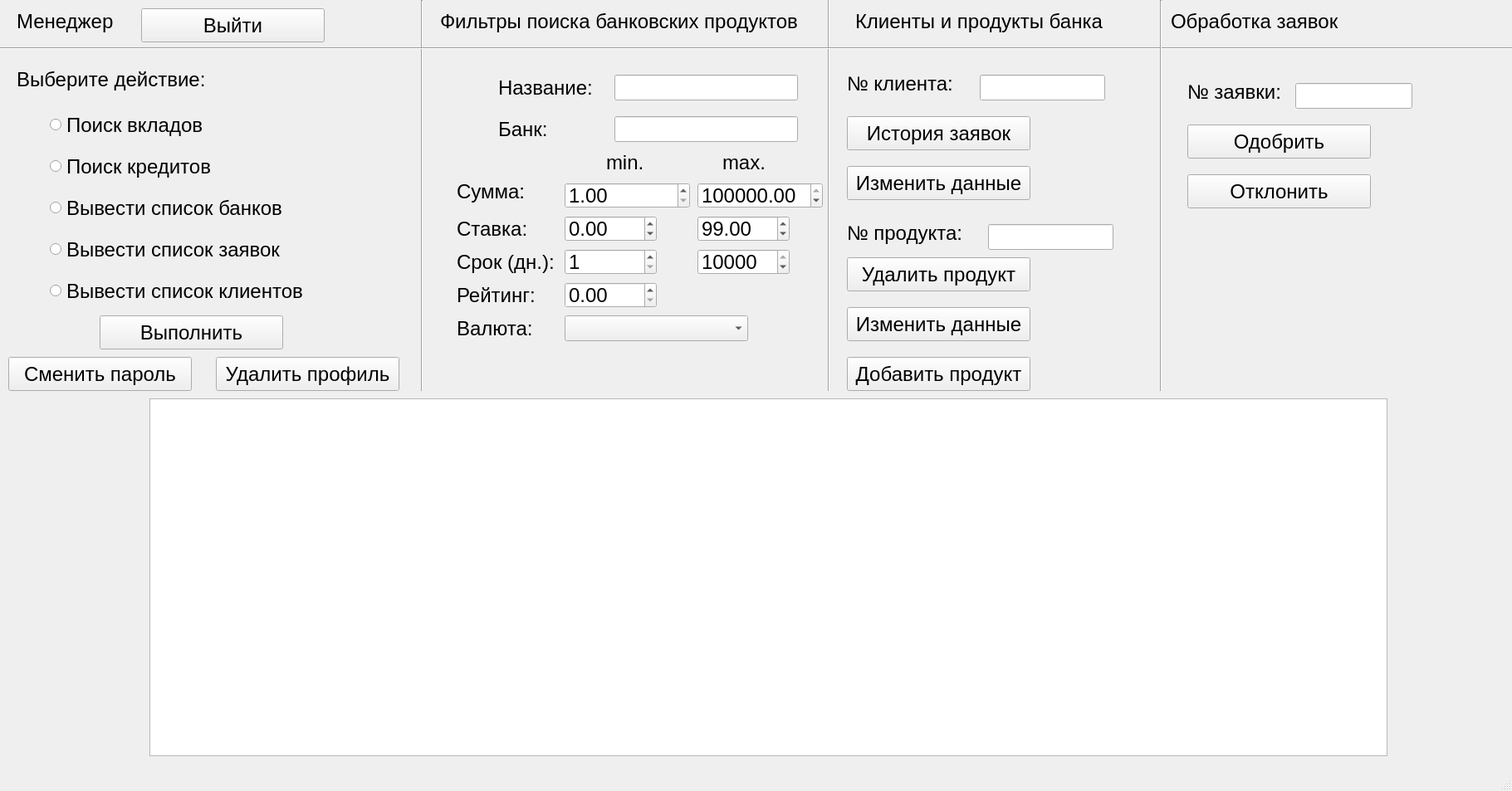
<?xml version="1.0" encoding="UTF-8"?>
<ui version="4.0">
 <class>ManagerWindow</class>
 <widget class="QMainWindow" name="ManagerWindow">
  <property name="geometry">
   <rect>
    <x>0</x>
    <y>0</y>
    <width>1821</width>
    <height>953</height>
   </rect>
  </property>
  <property name="font">
   <font>
    <pointsize>18</pointsize>
   </font>
  </property>
  <property name="windowTitle">
   <string>BankProducts Application</string>
  </property>
  <widget class="QWidget" name="centralwidget">
   <widget class="QRadioButton" name="r1">
    <property name="geometry">
     <rect>
      <x>60</x>
      <y>130</y>
      <width>281</width>
      <height>41</height>
     </rect>
    </property>
    <property name="font">
     <font>
      <pointsize>18</pointsize>
     </font>
    </property>
    <property name="text">
     <string>Поиск вкладов</string>
    </property>
   </widget>
   <widget class="QRadioButton" name="r3">
    <property name="geometry">
     <rect>
      <x>60</x>
      <y>230</y>
      <width>431</width>
      <height>41</height>
     </rect>
    </property>
    <property name="font">
     <font>
      <pointsize>18</pointsize>
     </font>
    </property>
    <property name="text">
     <string>Вывести список банков</string>
    </property>
   </widget>
   <widget class="QLabel" name="label_2">
    <property name="geometry">
     <rect>
      <x>20</x>
      <y>80</y>
      <width>251</width>
      <height>31</height>
     </rect>
    </property>
    <property name="font">
     <font>
      <pointsize>18</pointsize>
     </font>
    </property>
    <property name="text">
     <string>Выберите действие:</string>
    </property>
   </widget>
   <widget class="QPushButton" name="search">
    <property name="geometry">
     <rect>
      <x>120</x>
      <y>380</y>
      <width>221</width>
      <height>41</height>
     </rect>
    </property>
    <property name="font">
     <font>
      <pointsize>18</pointsize>
     </font>
    </property>
    <property name="text">
     <string>Выполнить</string>
    </property>
   </widget>
   <widget class="QLabel" name="label">
    <property name="geometry">
     <rect>
      <x>20</x>
      <y>0</y>
      <width>141</width>
      <height>51</height>
     </rect>
    </property>
    <property name="font">
     <font>
      <pointsize>18</pointsize>
     </font>
    </property>
    <property name="text">
     <string>Менеджер</string>
    </property>
   </widget>
   <widget class="QRadioButton" name="r2">
    <property name="geometry">
     <rect>
      <x>60</x>
      <y>180</y>
      <width>351</width>
      <height>41</height>
     </rect>
    </property>
    <property name="font">
     <font>
      <pointsize>18</pointsize>
     </font>
    </property>
    <property name="text">
     <string>Поиск кредитов</string>
    </property>
   </widget>
   <widget class="Line" name="line">
    <property name="geometry">
     <rect>
      <x>500</x>
      <y>0</y>
      <width>16</width>
      <height>471</height>
     </rect>
    </property>
    <property name="font">
     <font>
      <pointsize>18</pointsize>
     </font>
    </property>
    <property name="orientation">
     <enum>Qt::Vertical</enum>
    </property>
   </widget>
   <widget class="QTableWidget" name="tableWidget">
    <property name="geometry">
     <rect>
      <x>180</x>
      <y>480</y>
      <width>1491</width>
      <height>431</height>
     </rect>
    </property>
    <property name="font">
     <font>
      <pointsize>18</pointsize>
     </font>
    </property>
   </widget>
   <widget class="QLabel" name="label_10">
    <property name="geometry">
     <rect>
      <x>1030</x>
      <y>10</y>
      <width>361</width>
      <height>31</height>
     </rect>
    </property>
    <property name="font">
     <font>
      <pointsize>18</pointsize>
     </font>
    </property>
    <property name="text">
     <string>Клиенты и продукты банка</string>
    </property>
   </widget>
   <widget class="QLabel" name="label_3">
    <property name="geometry">
     <rect>
      <x>530</x>
      <y>-10</y>
      <width>451</width>
      <height>71</height>
     </rect>
    </property>
    <property name="font">
     <font>
      <pointsize>18</pointsize>
     </font>
    </property>
    <property name="text">
     <string>Фильтры поиска банковских продуктов</string>
    </property>
   </widget>
   <widget class="Line" name="line_3">
    <property name="geometry">
     <rect>
      <x>990</x>
      <y>-10</y>
      <width>16</width>
      <height>481</height>
     </rect>
    </property>
    <property name="font">
     <font>
      <pointsize>18</pointsize>
     </font>
    </property>
    <property name="orientation">
     <enum>Qt::Vertical</enum>
    </property>
   </widget>
   <widget class="Line" name="line_2">
    <property name="geometry">
     <rect>
      <x>0</x>
      <y>50</y>
      <width>1821</width>
      <height>16</height>
     </rect>
    </property>
    <property name="font">
     <font>
      <pointsize>18</pointsize>
     </font>
    </property>
    <property name="orientation">
     <enum>Qt::Horizontal</enum>
    </property>
   </widget>
   <widget class="QPushButton" name="exit">
    <property name="geometry">
     <rect>
      <x>170</x>
      <y>10</y>
      <width>221</width>
      <height>41</height>
     </rect>
    </property>
    <property name="font">
     <font>
      <pointsize>18</pointsize>
     </font>
    </property>
    <property name="text">
     <string>Выйти</string>
    </property>
   </widget>
   <widget class="QLineEdit" name="nameEdit">
    <property name="geometry">
     <rect>
      <x>740</x>
      <y>90</y>
      <width>221</width>
      <height>31</height>
     </rect>
    </property>
   </widget>
   <widget class="QLineEdit" name="bankEdit">
    <property name="geometry">
     <rect>
      <x>740</x>
      <y>140</y>
      <width>221</width>
      <height>31</height>
     </rect>
    </property>
   </widget>
   <widget class="QLabel" name="label_4">
    <property name="geometry">
     <rect>
      <x>730</x>
      <y>170</y>
      <width>61</width>
      <height>51</height>
     </rect>
    </property>
    <property name="font">
     <font>
      <pointsize>18</pointsize>
     </font>
    </property>
    <property name="text">
     <string>min.</string>
    </property>
   </widget>
   <widget class="QLabel" name="label_5">
    <property name="geometry">
     <rect>
      <x>870</x>
      <y>170</y>
      <width>61</width>
      <height>51</height>
     </rect>
    </property>
    <property name="font">
     <font>
      <pointsize>18</pointsize>
     </font>
    </property>
    <property name="text">
     <string>max.</string>
    </property>
   </widget>
   <widget class="QLabel" name="label_6">
    <property name="geometry">
     <rect>
      <x>550</x>
      <y>210</y>
      <width>101</width>
      <height>41</height>
     </rect>
    </property>
    <property name="font">
     <font>
      <pointsize>18</pointsize>
     </font>
    </property>
    <property name="text">
     <string>Сумма:</string>
    </property>
   </widget>
   <widget class="QLabel" name="label_7">
    <property name="geometry">
     <rect>
      <x>550</x>
      <y>260</y>
      <width>101</width>
      <height>31</height>
     </rect>
    </property>
    <property name="font">
     <font>
      <pointsize>18</pointsize>
     </font>
    </property>
    <property name="text">
     <string>Ставка:</string>
    </property>
   </widget>
   <widget class="QLabel" name="label_8">
    <property name="geometry">
     <rect>
      <x>550</x>
      <y>300</y>
      <width>121</width>
      <height>31</height>
     </rect>
    </property>
    <property name="font">
     <font>
      <pointsize>18</pointsize>
     </font>
    </property>
    <property name="text">
     <string>Срок (дн.):</string>
    </property>
   </widget>
   <widget class="QLabel" name="label_9">
    <property name="geometry">
     <rect>
      <x>550</x>
      <y>340</y>
      <width>101</width>
      <height>31</height>
     </rect>
    </property>
    <property name="font">
     <font>
      <pointsize>18</pointsize>
     </font>
    </property>
    <property name="text">
     <string>Рейтинг:</string>
    </property>
   </widget>
   <widget class="QLabel" name="label_11">
    <property name="geometry">
     <rect>
      <x>600</x>
      <y>90</y>
      <width>131</width>
      <height>31</height>
     </rect>
    </property>
    <property name="font">
     <font>
      <pointsize>18</pointsize>
     </font>
    </property>
    <property name="text">
     <string>Название:</string>
    </property>
   </widget>
   <widget class="QLabel" name="label_12">
    <property name="geometry">
     <rect>
      <x>600</x>
      <y>140</y>
      <width>101</width>
      <height>31</height>
     </rect>
    </property>
    <property name="font">
     <font>
      <pointsize>18</pointsize>
     </font>
    </property>
    <property name="text">
     <string>Банк:</string>
    </property>
   </widget>
   <widget class="QDoubleSpinBox" name="min_sum">
    <property name="geometry">
     <rect>
      <x>680</x>
      <y>220</y>
      <width>151</width>
      <height>31</height>
     </rect>
    </property>
    <property name="minimum">
     <double>1.000000000000000</double>
    </property>
    <property name="maximum">
     <double>100000000.000000000000000</double>
    </property>
    <property name="singleStep">
     <double>10000.000000000000000</double>
    </property>
    <property name="value">
     <double>1.000000000000000</double>
    </property>
   </widget>
   <widget class="QDoubleSpinBox" name="max_sum">
    <property name="geometry">
     <rect>
      <x>840</x>
      <y>220</y>
      <width>151</width>
      <height>31</height>
     </rect>
    </property>
    <property name="minimum">
     <double>1.000000000000000</double>
    </property>
    <property name="maximum">
     <double>100000000.000000000000000</double>
    </property>
    <property name="singleStep">
     <double>10000.000000000000000</double>
    </property>
    <property name="value">
     <double>100000000.000000000000000</double>
    </property>
   </widget>
   <widget class="QDoubleSpinBox" name="min_rate">
    <property name="geometry">
     <rect>
      <x>680</x>
      <y>260</y>
      <width>111</width>
      <height>31</height>
     </rect>
    </property>
    <property name="minimum">
     <double>-99.989999999999995</double>
    </property>
   </widget>
   <widget class="QDoubleSpinBox" name="max_rate">
    <property name="geometry">
     <rect>
      <x>840</x>
      <y>260</y>
      <width>111</width>
      <height>31</height>
     </rect>
    </property>
    <property name="minimum">
     <double>-99.989999999999995</double>
    </property>
    <property name="value">
     <double>99.000000000000000</double>
    </property>
   </widget>
   <widget class="QSpinBox" name="min_time">
    <property name="geometry">
     <rect>
      <x>680</x>
      <y>300</y>
      <width>111</width>
      <height>31</height>
     </rect>
    </property>
    <property name="minimum">
     <number>1</number>
    </property>
    <property name="maximum">
     <number>10000</number>
    </property>
    <property name="singleStep">
     <number>10</number>
    </property>
   </widget>
   <widget class="QSpinBox" name="max_time">
    <property name="geometry">
     <rect>
      <x>840</x>
      <y>300</y>
      <width>111</width>
      <height>31</height>
     </rect>
    </property>
    <property name="minimum">
     <number>1</number>
    </property>
    <property name="maximum">
     <number>10000</number>
    </property>
    <property name="singleStep">
     <number>10</number>
    </property>
    <property name="value">
     <number>10000</number>
    </property>
   </widget>
   <widget class="QDoubleSpinBox" name="min_rating">
    <property name="geometry">
     <rect>
      <x>680</x>
      <y>340</y>
      <width>111</width>
      <height>31</height>
     </rect>
    </property>
    <property name="maximum">
     <double>5.000000000000000</double>
    </property>
    <property name="singleStep">
     <double>1.000000000000000</double>
    </property>
   </widget>
   <widget class="Line" name="line_4">
    <property name="geometry">
     <rect>
      <x>1390</x>
      <y>0</y>
      <width>16</width>
      <height>471</height>
     </rect>
    </property>
    <property name="font">
     <font>
      <pointsize>18</pointsize>
     </font>
    </property>
    <property name="orientation">
     <enum>Qt::Vertical</enum>
    </property>
   </widget>
   <widget class="QLabel" name="label_13">
    <property name="geometry">
     <rect>
      <x>1410</x>
      <y>10</y>
      <width>421</width>
      <height>31</height>
     </rect>
    </property>
    <property name="font">
     <font>
      <pointsize>18</pointsize>
     </font>
    </property>
    <property name="text">
     <string>Обработка заявок</string>
    </property>
   </widget>
   <widget class="QRadioButton" name="r4">
    <property name="geometry">
     <rect>
      <x>60</x>
      <y>280</y>
      <width>431</width>
      <height>41</height>
     </rect>
    </property>
    <property name="font">
     <font>
      <pointsize>18</pointsize>
     </font>
    </property>
    <property name="text">
     <string>Вывести список заявок</string>
    </property>
   </widget>
   <widget class="QLabel" name="label_14">
    <property name="geometry">
     <rect>
      <x>1020</x>
      <y>80</y>
      <width>151</width>
      <height>41</height>
     </rect>
    </property>
    <property name="font">
     <font>
      <pointsize>18</pointsize>
     </font>
    </property>
    <property name="text">
     <string>№ клиента:</string>
    </property>
   </widget>
   <widget class="QLineEdit" name="cl_num">
    <property name="geometry">
     <rect>
      <x>1180</x>
      <y>90</y>
      <width>151</width>
      <height>31</height>
     </rect>
    </property>
    <property name="inputMask">
     <string>0000000</string>
    </property>
   </widget>
   <widget class="QLabel" name="label_17">
    <property name="geometry">
     <rect>
      <x>1430</x>
      <y>90</y>
      <width>151</width>
      <height>41</height>
     </rect>
    </property>
    <property name="font">
     <font>
      <pointsize>18</pointsize>
     </font>
    </property>
    <property name="text">
     <string>№ заявки:</string>
    </property>
   </widget>
   <widget class="QLineEdit" name="num_req">
    <property name="geometry">
     <rect>
      <x>1560</x>
      <y>100</y>
      <width>141</width>
      <height>31</height>
     </rect>
    </property>
    <property name="inputMask">
     <string>0000000</string>
    </property>
   </widget>
   <widget class="QPushButton" name="cl_history">
    <property name="geometry">
     <rect>
      <x>1020</x>
      <y>140</y>
      <width>221</width>
      <height>41</height>
     </rect>
    </property>
    <property name="font">
     <font>
      <pointsize>18</pointsize>
     </font>
    </property>
    <property name="text">
     <string>История заявок</string>
    </property>
   </widget>
   <widget class="QPushButton" name="approve">
    <property name="geometry">
     <rect>
      <x>1430</x>
      <y>150</y>
      <width>221</width>
      <height>41</height>
     </rect>
    </property>
    <property name="font">
     <font>
      <pointsize>18</pointsize>
     </font>
    </property>
    <property name="text">
     <string>Одобрить</string>
    </property>
   </widget>
   <widget class="QPushButton" name="update_password">
    <property name="geometry">
     <rect>
      <x>10</x>
      <y>430</y>
      <width>221</width>
      <height>41</height>
     </rect>
    </property>
    <property name="font">
     <font>
      <pointsize>18</pointsize>
     </font>
    </property>
    <property name="text">
     <string>Сменить пароль</string>
    </property>
   </widget>
   <widget class="QPushButton" name="delete_manager">
    <property name="geometry">
     <rect>
      <x>260</x>
      <y>430</y>
      <width>221</width>
      <height>41</height>
     </rect>
    </property>
    <property name="font">
     <font>
      <pointsize>18</pointsize>
     </font>
    </property>
    <property name="text">
     <string>Удалить профиль</string>
    </property>
   </widget>
   <widget class="QRadioButton" name="r5">
    <property name="geometry">
     <rect>
      <x>60</x>
      <y>330</y>
      <width>431</width>
      <height>41</height>
     </rect>
    </property>
    <property name="font">
     <font>
      <pointsize>18</pointsize>
     </font>
    </property>
    <property name="text">
     <string>Вывести список клиентов</string>
    </property>
   </widget>
   <widget class="QPushButton" name="cl_update">
    <property name="geometry">
     <rect>
      <x>1020</x>
      <y>200</y>
      <width>221</width>
      <height>41</height>
     </rect>
    </property>
    <property name="font">
     <font>
      <pointsize>18</pointsize>
     </font>
    </property>
    <property name="text">
     <string>Изменить данные</string>
    </property>
   </widget>
   <widget class="QLineEdit" name="prod_num">
    <property name="geometry">
     <rect>
      <x>1190</x>
      <y>270</y>
      <width>151</width>
      <height>31</height>
     </rect>
    </property>
    <property name="inputMask">
     <string>0000000</string>
    </property>
    <property name="text">
     <string/>
    </property>
   </widget>
   <widget class="QLabel" name="label_15">
    <property name="geometry">
     <rect>
      <x>1020</x>
      <y>260</y>
      <width>151</width>
      <height>41</height>
     </rect>
    </property>
    <property name="font">
     <font>
      <pointsize>18</pointsize>
     </font>
    </property>
    <property name="text">
     <string>№ продукта:</string>
    </property>
   </widget>
   <widget class="QPushButton" name="update_product">
    <property name="geometry">
     <rect>
      <x>1020</x>
      <y>370</y>
      <width>221</width>
      <height>41</height>
     </rect>
    </property>
    <property name="font">
     <font>
      <pointsize>18</pointsize>
     </font>
    </property>
    <property name="text">
     <string>Изменить данные</string>
    </property>
   </widget>
   <widget class="QPushButton" name="reject">
    <property name="geometry">
     <rect>
      <x>1430</x>
      <y>210</y>
      <width>221</width>
      <height>41</height>
     </rect>
    </property>
    <property name="font">
     <font>
      <pointsize>18</pointsize>
     </font>
    </property>
    <property name="text">
     <string>Отклонить</string>
    </property>
   </widget>
   <widget class="QPushButton" name="add_product">
    <property name="geometry">
     <rect>
      <x>1020</x>
      <y>430</y>
      <width>221</width>
      <height>41</height>
     </rect>
    </property>
    <property name="font">
     <font>
      <pointsize>18</pointsize>
     </font>
    </property>
    <property name="text">
     <string>Добавить продукт</string>
    </property>
   </widget>
   <widget class="QPushButton" name="delete_product">
    <property name="geometry">
     <rect>
      <x>1020</x>
      <y>310</y>
      <width>221</width>
      <height>41</height>
     </rect>
    </property>
    <property name="font">
     <font>
      <pointsize>18</pointsize>
     </font>
    </property>
    <property name="text">
     <string>Удалить продукт</string>
    </property>
   </widget>
   <widget class="QLabel" name="label_19">
    <property name="geometry">
     <rect>
      <x>550</x>
      <y>380</y>
      <width>101</width>
      <height>31</height>
     </rect>
    </property>
    <property name="font">
     <font>
      <pointsize>18</pointsize>
     </font>
    </property>
    <property name="text">
     <string>Валюта:</string>
    </property>
   </widget>
   <widget class="QComboBox" name="cur_type">
    <property name="geometry">
     <rect>
      <x>680</x>
      <y>380</y>
      <width>221</width>
      <height>31</height>
     </rect>
    </property>
   </widget>
  </widget>
  <widget class="QMenuBar" name="menubar">
   <property name="geometry">
    <rect>
     <x>0</x>
     <y>0</y>
     <width>1821</width>
     <height>33</height>
    </rect>
   </property>
  </widget>
  <widget class="QStatusBar" name="statusbar"/>
 </widget>
 <resources/>
 <connections/>
</ui>
